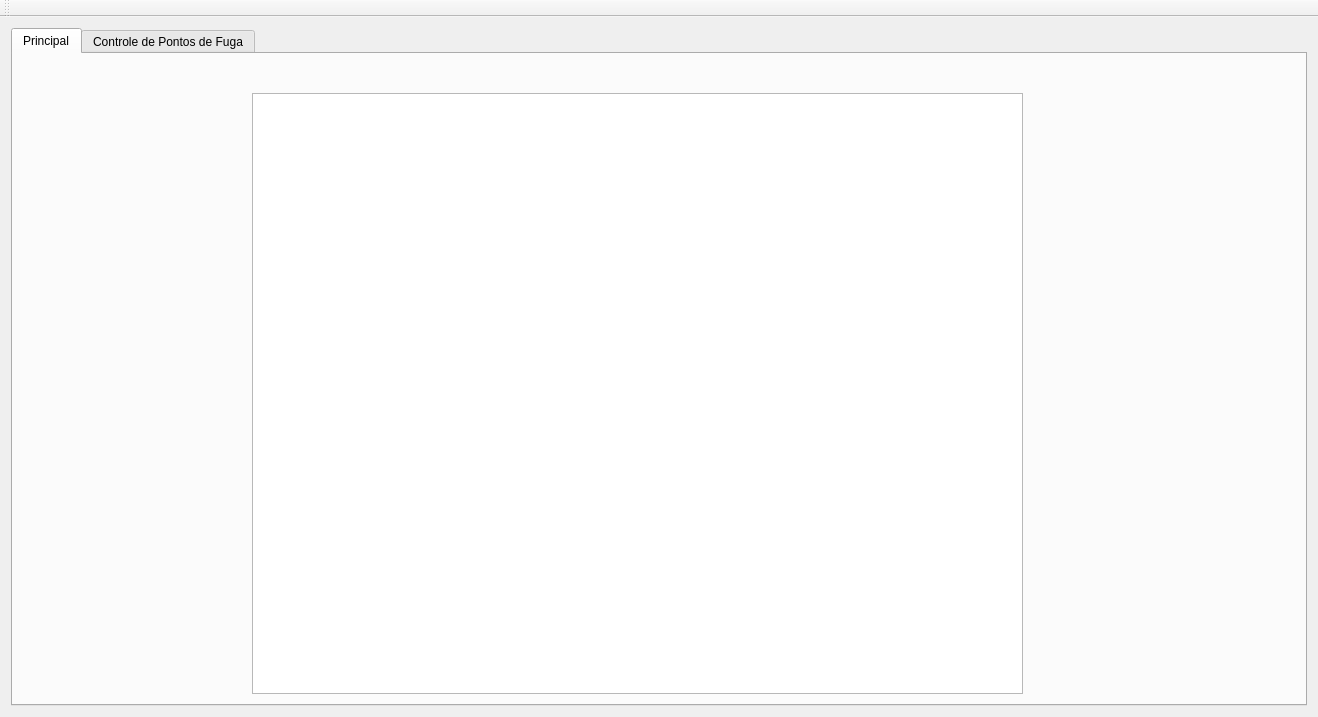
<?xml version="1.0" encoding="UTF-8"?>
<ui version="4.0">
 <class>MainWindow</class>
 <widget class="QMainWindow" name="MainWindow">
  <property name="geometry">
   <rect>
    <x>0</x>
    <y>0</y>
    <width>1318</width>
    <height>717</height>
   </rect>
  </property>
  <property name="minimumSize">
   <size>
    <width>650</width>
    <height>650</height>
   </size>
  </property>
  <property name="windowTitle">
   <string>Image</string>
  </property>
  <widget class="QWidget" name="centralWidget">
   <layout class="QVBoxLayout" name="verticalLayout">
    <item>
     <widget class="QTabWidget" name="tabWidget">
      <property name="currentIndex">
       <number>0</number>
      </property>
      <widget class="QWidget" name="tab_2">
       <attribute name="title">
        <string>Principal</string>
       </attribute>
       <widget class="QGraphicsView" name="graphicsView">
        <property name="geometry">
         <rect>
          <x>239</x>
          <y>39</y>
          <width>771</width>
          <height>601</height>
         </rect>
        </property>
       </widget>
      </widget>
      <widget class="QWidget" name="tab_3">
       <attribute name="title">
        <string>Controle de Pontos de Fuga</string>
       </attribute>
       <widget class="QGraphicsView" name="graphicsModel">
        <property name="geometry">
         <rect>
          <x>30</x>
          <y>60</y>
          <width>401</width>
          <height>361</height>
         </rect>
        </property>
       </widget>
       <widget class="QGraphicsView" name="graphicsModel_2">
        <property name="geometry">
         <rect>
          <x>440</x>
          <y>60</y>
          <width>401</width>
          <height>361</height>
         </rect>
        </property>
       </widget>
       <widget class="QGraphicsView" name="graphicsModel_3">
        <property name="geometry">
         <rect>
          <x>850</x>
          <y>60</y>
          <width>401</width>
          <height>361</height>
         </rect>
        </property>
       </widget>
       <widget class="QLabel" name="label">
        <property name="geometry">
         <rect>
          <x>130</x>
          <y>20</y>
          <width>151</width>
          <height>20</height>
         </rect>
        </property>
        <property name="text">
         <string>1 Ponto de Fuga</string>
        </property>
       </widget>
       <widget class="QLabel" name="label_2">
        <property name="geometry">
         <rect>
          <x>600</x>
          <y>30</y>
          <width>151</width>
          <height>20</height>
         </rect>
        </property>
        <property name="text">
         <string>2 Ponto de Fuga</string>
        </property>
       </widget>
       <widget class="QLabel" name="label_3">
        <property name="geometry">
         <rect>
          <x>1010</x>
          <y>30</y>
          <width>151</width>
          <height>20</height>
         </rect>
        </property>
        <property name="text">
         <string>3 Ponto de Fuga</string>
        </property>
       </widget>
      </widget>
     </widget>
    </item>
   </layout>
  </widget>
  <widget class="QToolBar" name="mainToolBar">
   <attribute name="toolBarArea">
    <enum>TopToolBarArea</enum>
   </attribute>
   <attribute name="toolBarBreak">
    <bool>false</bool>
   </attribute>
  </widget>
 </widget>
 <layoutdefault spacing="6" margin="11"/>
 <resources/>
 <connections/>
</ui>
